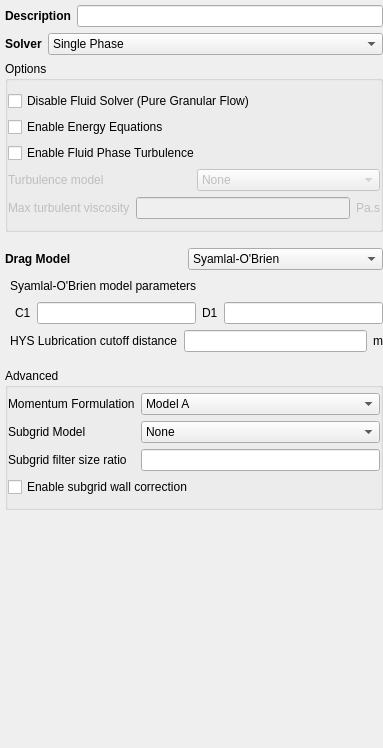
<?xml version="1.0" encoding="UTF-8"?>
<ui version="4.0">
 <class>model_setup</class>
 <widget class="QWidget" name="model_setup">
  <property name="geometry">
   <rect>
    <x>0</x>
    <y>0</y>
    <width>383</width>
    <height>748</height>
   </rect>
  </property>
  <layout class="QVBoxLayout" name="verticalLayout">
   <property name="leftMargin">
    <number>5</number>
   </property>
   <property name="topMargin">
    <number>5</number>
   </property>
   <property name="rightMargin">
    <number>0</number>
   </property>
   <property name="bottomMargin">
    <number>0</number>
   </property>
   <item>
    <layout class="QHBoxLayout" name="horizontalLayout">
     <item>
      <widget class="QLabel" name="label_description">
       <property name="font">
        <font>
         <weight>75</weight>
         <bold>true</bold>
        </font>
       </property>
       <property name="text">
        <string>Description</string>
       </property>
      </widget>
     </item>
     <item>
      <widget class="LineEdit" name="combobox_keyword_description"/>
     </item>
    </layout>
   </item>
   <item>
    <layout class="QHBoxLayout" name="horizontalLayout_2">
     <item>
      <widget class="QLabel" name="label_6">
       <property name="sizePolicy">
        <sizepolicy hsizetype="Maximum" vsizetype="Preferred">
         <horstretch>0</horstretch>
         <verstretch>0</verstretch>
        </sizepolicy>
       </property>
       <property name="font">
        <font>
         <weight>75</weight>
         <bold>true</bold>
        </font>
       </property>
       <property name="text">
        <string>Solver</string>
       </property>
      </widget>
     </item>
     <item>
      <widget class="ComboBox" name="combobox_solver">
       <item>
        <property name="text">
         <string>Single Phase</string>
        </property>
       </item>
       <item>
        <property name="text">
         <string>Two-Fluid Model (MFIX-TFM)</string>
        </property>
       </item>
       <item>
        <property name="text">
         <string>Discrete Element Model (MFIX-DEM)</string>
        </property>
       </item>
       <item>
        <property name="text">
         <string>Particle-in-Cell (MFIX-PIC)</string>
        </property>
       </item>
       <item>
        <property name="text">
         <string>MFIX-Hybrid</string>
        </property>
       </item>
      </widget>
     </item>
    </layout>
   </item>
   <item>
    <widget class="QGroupBox" name="groupBox_options">
     <property name="title">
      <string>Options</string>
     </property>
     <property name="flat">
      <bool>true</bool>
     </property>
     <layout class="QGridLayout" name="gridLayout_2">
      <property name="leftMargin">
       <number>0</number>
      </property>
      <property name="topMargin">
       <number>10</number>
      </property>
      <property name="rightMargin">
       <number>0</number>
      </property>
      <property name="bottomMargin">
       <number>10</number>
      </property>
      <item row="0" column="0" colspan="2">
       <widget class="QCheckBox" name="checkbox_disable_fluid_solver">
        <property name="text">
         <string>Disable Fluid Solver (Pure Granular Flow)</string>
        </property>
       </widget>
      </item>
      <item row="1" column="0" colspan="2">
       <widget class="CheckBox" name="checkbox_keyword_energy_eq">
        <property name="text">
         <string>Enable Energy Equations</string>
        </property>
       </widget>
      </item>
      <item row="2" column="0" colspan="2">
       <widget class="QCheckBox" name="checkbox_enable_turbulence">
        <property name="text">
         <string>Enable Fluid Phase Turbulence</string>
        </property>
       </widget>
      </item>
      <item row="3" column="0">
       <widget class="QLabel" name="label_turbulence_model">
        <property name="enabled">
         <bool>false</bool>
        </property>
        <property name="text">
         <string>Turbulence model</string>
        </property>
       </widget>
      </item>
      <item row="3" column="1">
       <widget class="ComboBox" name="combobox_turbulence_model">
        <property name="enabled">
         <bool>false</bool>
        </property>
        <item>
         <property name="text">
          <string>None</string>
         </property>
        </item>
        <item>
         <property name="text">
          <string>L-Scale Mixing</string>
         </property>
        </item>
        <item>
         <property name="text">
          <string>k-ε Model</string>
         </property>
        </item>
       </widget>
      </item>
      <item row="4" column="0" colspan="2">
       <layout class="QHBoxLayout" name="horizontalLayout_3">
        <item>
         <widget class="QLabel" name="label_mu_gmax">
          <property name="enabled">
           <bool>false</bool>
          </property>
          <property name="text">
           <string>Max turbulent viscosity</string>
          </property>
         </widget>
        </item>
        <item>
         <widget class="LineEdit" name="lineedit_keyword_mu_gmax">
          <property name="enabled">
           <bool>false</bool>
          </property>
         </widget>
        </item>
        <item>
         <widget class="QLabel" name="label_mu_gmax_units">
          <property name="enabled">
           <bool>false</bool>
          </property>
          <property name="text">
           <string>Pa.s</string>
          </property>
         </widget>
        </item>
       </layout>
      </item>
     </layout>
    </widget>
   </item>
   <item>
    <widget class="QFrame" name="frame_drag">
     <layout class="QVBoxLayout" name="verticalLayout_2">
      <property name="leftMargin">
       <number>0</number>
      </property>
      <property name="topMargin">
       <number>10</number>
      </property>
      <property name="rightMargin">
       <number>0</number>
      </property>
      <property name="bottomMargin">
       <number>10</number>
      </property>
      <item>
       <layout class="QHBoxLayout" name="horizontalLayout_4">
        <item>
         <widget class="QLabel" name="label_drag_type">
          <property name="font">
           <font>
            <weight>75</weight>
            <bold>true</bold>
           </font>
          </property>
          <property name="text">
           <string>Drag Model</string>
          </property>
         </widget>
        </item>
        <item>
         <widget class="ComboBox" name="combobox_drag_type">
          <item>
           <property name="text">
            <string>Syamlal-O'Brien </string>
           </property>
          </item>
          <item>
           <property name="text">
            <string>Beetstra-van der Hoef-Kuipers</string>
           </property>
          </item>
          <item>
           <property name="text">
            <string>Gidaspow</string>
           </property>
          </item>
          <item>
           <property name="text">
            <string>Gidaspow blend</string>
           </property>
          </item>
          <item>
           <property name="text">
            <string>Gidsaspow polydisperse</string>
           </property>
          </item>
          <item>
           <property name="text">
            <string>Gidaspow blend polydisperse</string>
           </property>
          </item>
          <item>
           <property name="text">
            <string>Holloway-Yin-Sundaresan</string>
           </property>
          </item>
          <item>
           <property name="text">
            <string>Koch-Hill</string>
           </property>
          </item>
          <item>
           <property name="text">
            <string>Koch-Hill polydisperse</string>
           </property>
          </item>
          <item>
           <property name="text">
            <string>Wen-Yu</string>
           </property>
          </item>
          <item>
           <property name="text">
            <string>Wen-Yu polydisperse</string>
           </property>
          </item>
          <item>
           <property name="text">
            <string>User provided</string>
           </property>
          </item>
         </widget>
        </item>
       </layout>
      </item>
      <item>
       <layout class="QHBoxLayout" name="horizontalLayout_7">
        <item>
         <spacer name="horizontalSpacer_3">
          <property name="orientation">
           <enum>Qt::Horizontal</enum>
          </property>
          <property name="sizeType">
           <enum>QSizePolicy::Fixed</enum>
          </property>
          <property name="sizeHint" stdset="0">
           <size>
            <width>5</width>
            <height>20</height>
           </size>
          </property>
         </spacer>
        </item>
        <item>
         <widget class="QLabel" name="label_syam_obrien">
          <property name="text">
           <string>Syamlal-O'Brien model parameters</string>
          </property>
          <property name="margin">
           <number>0</number>
          </property>
         </widget>
        </item>
       </layout>
      </item>
      <item>
       <layout class="QHBoxLayout" name="horizontalLayout_5">
        <item>
         <spacer name="horizontalSpacer_2">
          <property name="orientation">
           <enum>Qt::Horizontal</enum>
          </property>
          <property name="sizeType">
           <enum>QSizePolicy::Fixed</enum>
          </property>
          <property name="sizeHint" stdset="0">
           <size>
            <width>10</width>
            <height>20</height>
           </size>
          </property>
         </spacer>
        </item>
        <item>
         <widget class="QLabel" name="label_drag_c1">
          <property name="text">
           <string>C1</string>
          </property>
         </widget>
        </item>
        <item>
         <widget class="LineEdit" name="lineedit_keyword_drag_c1"/>
        </item>
        <item>
         <widget class="QLabel" name="label_drag_d1">
          <property name="text">
           <string>D1</string>
          </property>
         </widget>
        </item>
        <item>
         <widget class="LineEdit" name="lineedit_keyword_drag_d1"/>
        </item>
       </layout>
      </item>
      <item>
       <layout class="QHBoxLayout" name="horizontalLayout_6">
        <item>
         <spacer name="horizontalSpacer_4">
          <property name="orientation">
           <enum>Qt::Horizontal</enum>
          </property>
          <property name="sizeType">
           <enum>QSizePolicy::Fixed</enum>
          </property>
          <property name="sizeHint" stdset="0">
           <size>
            <width>5</width>
            <height>20</height>
           </size>
          </property>
         </spacer>
        </item>
        <item>
         <widget class="QLabel" name="label_lam_hys">
          <property name="text">
           <string>HYS Lubrication cutoff distance</string>
          </property>
         </widget>
        </item>
        <item>
         <widget class="LineEdit" name="lineedit_keyword_lam_hys"/>
        </item>
        <item>
         <widget class="QLabel" name="label_lam_hys_units">
          <property name="text">
           <string>m</string>
          </property>
         </widget>
        </item>
       </layout>
      </item>
     </layout>
    </widget>
   </item>
   <item>
    <widget class="QGroupBox" name="groupBox_advanced">
     <property name="title">
      <string>Advanced</string>
     </property>
     <property name="flat">
      <bool>true</bool>
     </property>
     <layout class="QGridLayout" name="gridLayout_6">
      <property name="leftMargin">
       <number>0</number>
      </property>
      <property name="topMargin">
       <number>5</number>
      </property>
      <property name="rightMargin">
       <number>0</number>
      </property>
      <property name="bottomMargin">
       <number>10</number>
      </property>
      <item row="0" column="0">
       <widget class="QLabel" name="label_momentum_formulation">
        <property name="layoutDirection">
         <enum>Qt::LeftToRight</enum>
        </property>
        <property name="text">
         <string>Momentum Formulation</string>
        </property>
        <property name="alignment">
         <set>Qt::AlignLeading|Qt::AlignLeft|Qt::AlignVCenter</set>
        </property>
       </widget>
      </item>
      <item row="1" column="0">
       <widget class="QLabel" name="label_subgrid_type">
        <property name="text">
         <string>Subgrid Model</string>
        </property>
       </widget>
      </item>
      <item row="2" column="0">
       <widget class="QLabel" name="label_filter_size_ratio">
        <property name="text">
         <string>Subgrid filter size ratio</string>
        </property>
       </widget>
      </item>
      <item row="3" column="0" colspan="3">
       <widget class="CheckBox" name="checkbox_keyword_subgrid_wall">
        <property name="text">
         <string>Enable subgrid wall correction</string>
        </property>
       </widget>
      </item>
      <item row="0" column="1" colspan="2">
       <widget class="ComboBox" name="combobox_momentum_formulation">
        <item>
         <property name="text">
          <string>Model A</string>
         </property>
        </item>
        <item>
         <property name="text">
          <string>Model B</string>
         </property>
        </item>
        <item>
         <property name="text">
          <string>Jackson</string>
         </property>
        </item>
        <item>
         <property name="text">
          <string>Ishii</string>
         </property>
        </item>
       </widget>
      </item>
      <item row="2" column="1" colspan="2">
       <widget class="LineEdit" name="lineedit_keyword_filter_size_ratio">
        <property name="sizePolicy">
         <sizepolicy hsizetype="Expanding" vsizetype="Fixed">
          <horstretch>0</horstretch>
          <verstretch>0</verstretch>
         </sizepolicy>
        </property>
       </widget>
      </item>
      <item row="1" column="1" colspan="2">
       <widget class="ComboBox" name="combobox_subgrid_type">
        <item>
         <property name="text">
          <string>None</string>
         </property>
        </item>
        <item>
         <property name="text">
          <string>Igci</string>
         </property>
        </item>
        <item>
         <property name="text">
          <string>Milioli</string>
         </property>
        </item>
       </widget>
      </item>
     </layout>
    </widget>
   </item>
   <item>
    <spacer name="verticalSpacer">
     <property name="orientation">
      <enum>Qt::Vertical</enum>
     </property>
     <property name="sizeHint" stdset="0">
      <size>
       <width>20</width>
       <height>40</height>
      </size>
     </property>
    </spacer>
   </item>
  </layout>
  <zorder>groupBox_advanced</zorder>
  <zorder>groupBox_options</zorder>
  <zorder>verticalSpacer</zorder>
  <zorder>frame_drag</zorder>
 </widget>
 <customwidgets>
  <customwidget>
   <class>CheckBox</class>
   <extends>QCheckBox</extends>
   <header>mfix.widgets.base</header>
  </customwidget>
  <customwidget>
   <class>LineEdit</class>
   <extends>QLineEdit</extends>
   <header>mfix.widgets.base</header>
  </customwidget>
  <customwidget>
   <class>ComboBox</class>
   <extends>QComboBox</extends>
   <header>mfix.widgets.base</header>
  </customwidget>
 </customwidgets>
 <resources/>
 <connections/>
</ui>
